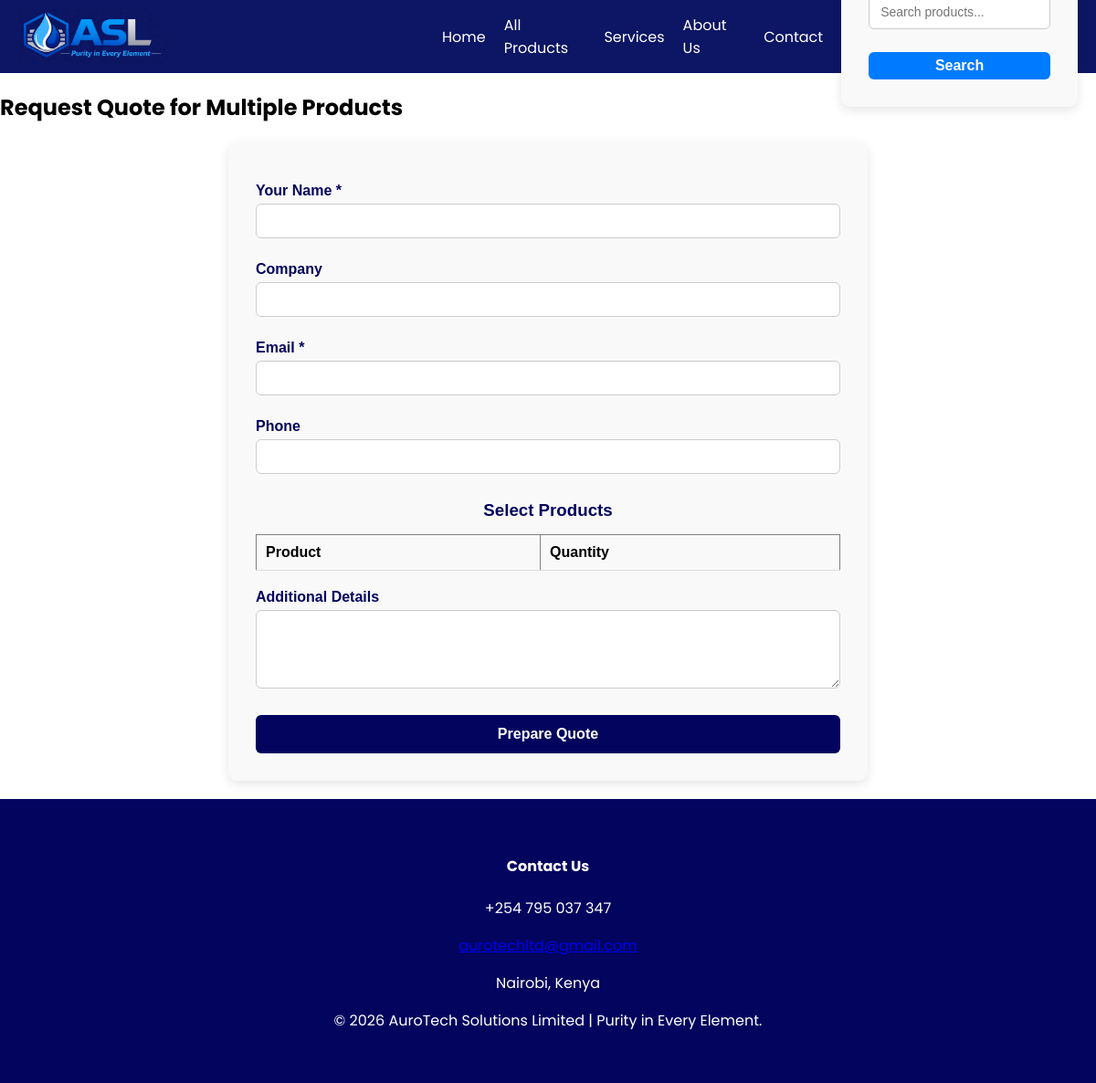
Before: /quote/ with the older database file.
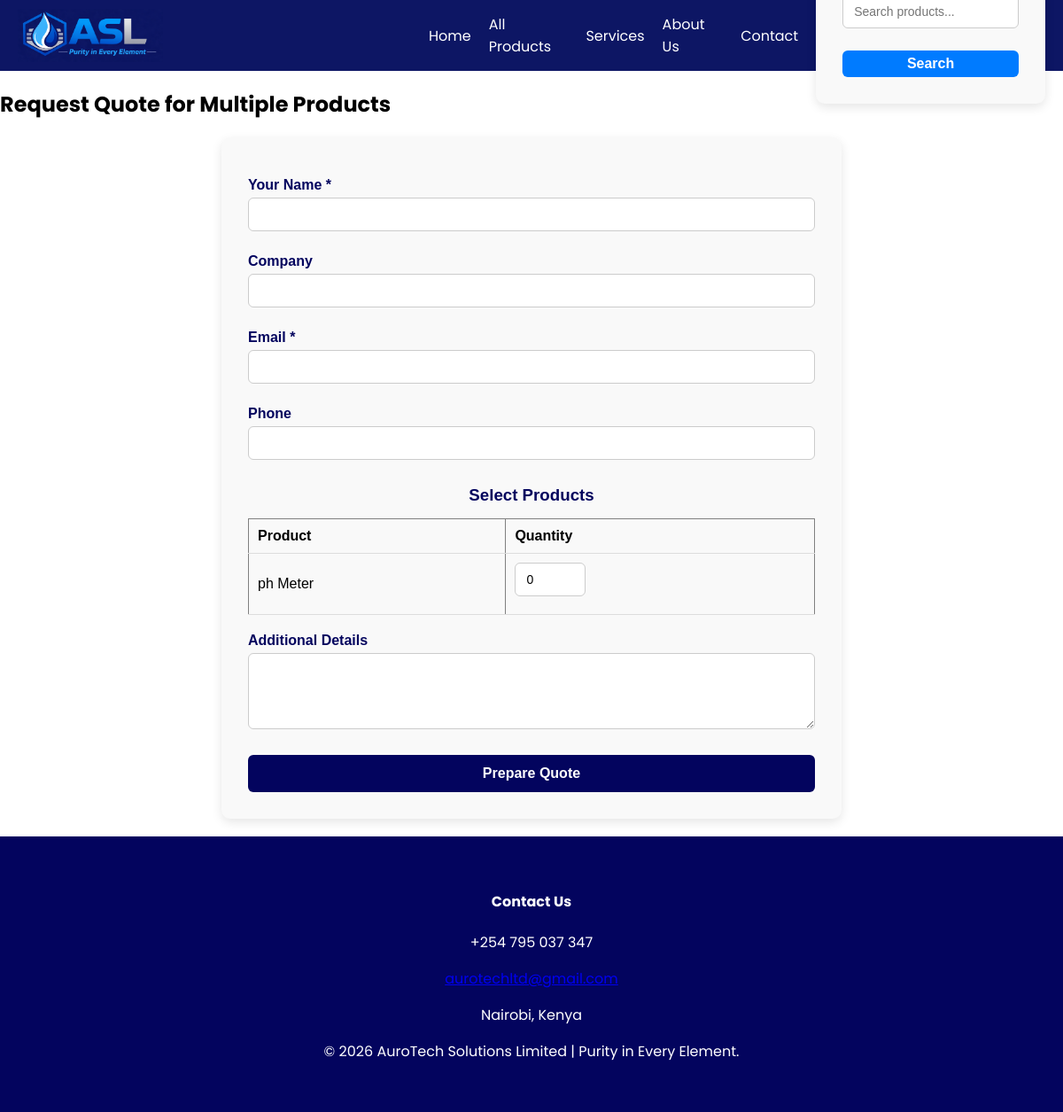
After: the same page with the newer database file.
### aurotech/models.py (models this page shows, shortened)
class Product(models.Model):
    core_product = models.ForeignKey(
        CoreProduct,
        on_delete=models.CASCADE,
        related_name='products'
    )
    name = models.CharField(max_length=200)
    slug = models.SlugField(unique=True)
    description = models.TextField()
    filter_size = models.CharField(max_length=100, blank=True, null=True)
    pore_size = models.CharField(max_length=100, blank=True, null=True)
    diameter = models.CharField(max_length=100, blank=True, null=True)
    price = models.DecimalField(max_digits=10, decimal_places=2, blank=True, null=True)
    image = CloudinaryField('image')
    odoo_id = models.IntegerField(null=True, blank=True, help_text="ID of this product in Odoo")

### aurotech/views.py (the view)
# urls.py: path('quote/', views.request_multi_quote, name='request_multi_quote'),
def request_multi_quote(request):
    products = list(Product.objects.values("id", "name"))
    return render(request, "aurotech/request_multi_quote.html", {
        "products": products
    })

### aurotech/templates/aurotech/request_multi_quote.html (shortened to what this page needs)
{% extends 'base.html' %}
{% block content %}
<h2>Request Quote for Multiple Products</h2>
<form id="quote-form">
    <div>
        <label>Your Name *</label>
        <input type="text" name="name" required>
    </div>
    <div>
        <label>Company</label>
        <input type="text" name="company">
    </div>
    <div>
        <label>Email *</label>
        <input type="email" name="email" required>
    </div>
    <div>
        <label>Phone</label>
        <input type="text" name="phone">
    </div>
    <h3>Select Products</h3>
    <table class="product-list" border="1" cellpadding="8" cellspacing="0" style="width:100%; text-align:left;">
        <tr>
            <th>Product</th>
            <th>Quantity</th>
        </tr>
        {% for product in products %}
        <tr>
            <td>{{ product.name }}</td>
            <td>
                <input type="number" name="quantity_{{ product.id }}" min="0" value="0">
            </td>
        </tr>
        {% endfor %}
    </table>
    <div>
        <label>Additional Details</label>
        <textarea name="message" rows="4"></textarea>
    </div>
    <button type="button" id="prepare-quote-btn">Prepare Quote</button>
</form>
{% endblock %}

Changed rows visible on the page:
added Product: name "ph Meter"
